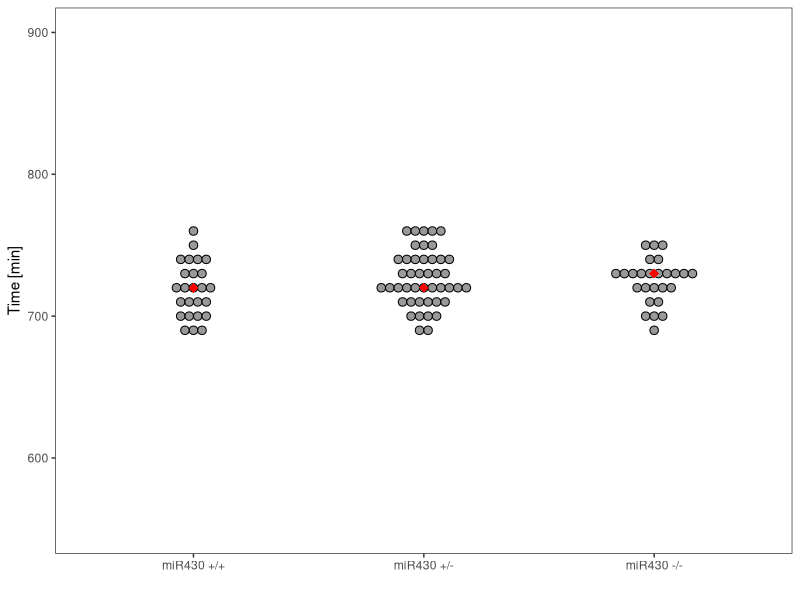

Write the R code that produced this figure.
library(ggplot2)
library("ggpubr")

#http://www.sthda.com/english/wiki/two-way-anova-test-in-r

rm(list = ls())

min_per_frame <- 10

# LOAD DATA NO RESCUE
output <- "Summary_No_Rescue"
TABLE_1 <- read.csv("20200903_no_rescue_1.csv", sep=";")
TABLE_2 <- read.csv("20200907_no_rescue_2.csv", sep=";")
TABLE_6 <- read.csv("20201006_no_rescue_6.csv", sep=";")
TABLE <- rbind(TABLE_1, TABLE_2, TABLE_6)

# LOAD DATA WITH RESCUE
output <- "Summary_With_Rescue"
TABLE_1 <- read.csv("20200909_with_rescue_1.csv", sep=";")
TABLE_4 <- read.csv("20201013_with_rescue_4.csv", sep=";")
TABLE_5 <- read.csv("20201021_with_rescue_5.csv", sep=";")
TABLE_7 <- read.csv("20201107_with_rescue_7.csv", sep=";")
TABLE <- rbind(TABLE_1, TABLE_4, TABLE_5, TABLE_7)

TABLE$Frame <- min_per_frame * TABLE$Frame
TABLE$Genotype <- ordered(TABLE$Genotype, levels = c("miR430 +/+", "miR430 +/-", "miR430 -/-"))

#TABLE <- TABLE[which(TABLE$Feature == "100% Epiboly"),]; output2 <- "100_epi_publication"; lim <- c(450, 800)
TABLE <- TABLE[which(TABLE$Feature == "Kupffer's vesicle"),]; output2 <- "kupf_ves_publicationi"; lim <- c(550, 900)

summary(TABLE$Genotype)

# MAKE GRAPH

#p<-ggplot(TABLE, aes(x=Genotype, y=Frame)) + geom_violin(fill = "#999999") + geom_boxplot(width=0.1) + theme_bw() + theme(legend.position="none") + xlab("")
#p <- p + theme(panel.grid.major = element_blank(), panel.grid.minor = element_blank())
#p <- p + ylim(lim) + ylab("Time [min]")

p<-ggplot(TABLE, aes(x=Genotype, y=Frame))
p <- p + theme_bw() + theme(legend.position="none") + xlab("") + geom_dotplot(binaxis='y', stackdir='center', dotsize = 1.2, binwidth = 5, fill = "#999999")
p <- p + stat_summary(fun=median, geom="point", shape=18, size=3, color="red")
p <- p + theme(panel.grid.major = element_blank(), panel.grid.minor = element_blank()) + ylim(c(lim)) + ylab("Time [min]") 

pdf(paste0(output,"_", output2,".pdf"), width=4, height=4); p; dev.off()




kruskal.test(TABLE$Frame, TABLE$Genotype)
pairwise.wilcox.test(TABLE$Frame, TABLE$Genotype, p.adjust.method = "bonferroni")
p






